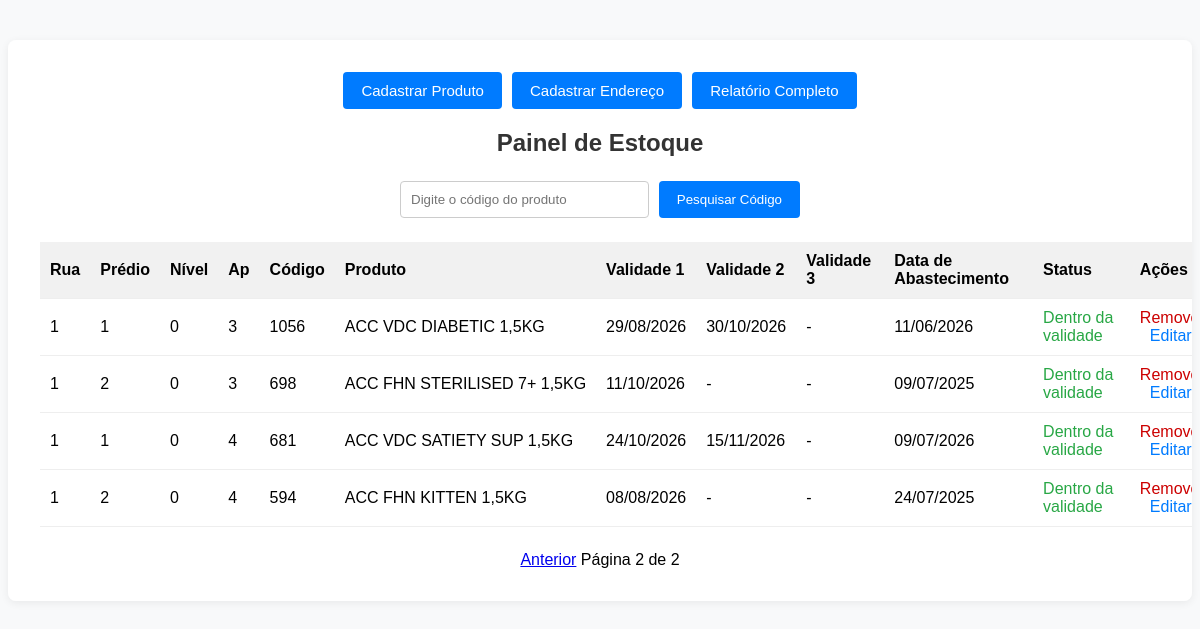
Page /?page=2 (signed in) on the committed database.
### produtos/models.py (models this page shows, shortened)
class Estoque(models.Model):
    produto = models.ForeignKey(Produto, on_delete=models.CASCADE)
    local = models.ForeignKey(Armazenamento, on_delete=models.CASCADE)
    data_armazenado = models.DateField()

class Armazenamento(models.Model):
    rua = models.CharField(max_length=50)
    predio = models.CharField(max_length=50)
    nivel = models.CharField(max_length=10)
    ap = models.CharField(max_length=10)
    livre = models.BooleanField(default=True)

class Produto(models.Model):
    nome = models.CharField(max_length=100)
    codigo = models.CharField(max_length=50, unique=True)
    peso = models.CharField(max_length=50)

class Lote(models.Model):
    produto = models.ForeignKey(Produto, on_delete=models.CASCADE, related_name='lotes')
    validade = models.DateField()
    quantidade = models.PositiveIntegerField(default=1)
    data_fabricacao = models.DateField(null=True, blank=True)
    numero_lote = models.CharField(max_length=50, blank=True, null=True)
    class Meta:
        unique_together = ('produto', 'validade', 'numero_lote')

### produtos/views.py (the view)
# urls.py: path('', painel, name='painel'),
@login_required
def painel(request):
    busca_codigo = request.GET.get('busca-codigo', '')
    busca = request.GET.get('busca', '')
    resultado_busca = None
    dados = Estoque.objects.select_related('produto', 'local').order_by('local__ap')
    if busca:
        dados = dados.filter(
            Q(produto__nome__icontains=busca) |
            Q(produto__codigo__icontains=busca)
        )
    if busca_codigo:
        try:
            produto = Produto.objects.get(codigo=busca_codigo)
            resultado_busca = produto
        except Produto.DoesNotExist:
            resultado_busca = 'not_found'
    today = date.today()
    hoje_mais_30 = today + timedelta(days=30)
    agrupados = {}
    for item in dados:
        chave = (item.produto.id, item.local.id)
        if chave not in agrupados or item.data_armazenado > agrupados[chave].data_armazenado:
            agrupados[chave] = item
    agrupados_lista = list(agrupados.values())
    paginator = Paginator(agrupados_lista, 10)
    page_number = request.GET.get('page')
    page_obj = paginator.get_page(page_number)
    return render(request, 'produtos/painel.html', {
        'page_obj': page_obj,
        'busca': busca,
        'busca_codigo': busca_codigo,
        'resultado_busca': resultado_busca,
        'today': today,
        'hoje_mais_30': hoje_mais_30
    })

### produtos/templates/produtos/painel.html (shortened to what this page needs)
<!DOCTYPE html>
<html lang="pt-br">
<head>
</head>
<body>
    <div class="container">
        <div class="top-bar">
            <a href="{% url 'cadastrar_produto' %}">Cadastrar Produto</a>
            <a href="{% url 'cadastrar_enderecos' %}">Cadastrar Endereço</a>
            <a href="{% url 'relatorio_completo' %}">Relatório Completo</a>
        </div>
        <h2>Painel de Estoque</h2>
        <form method="get"
            style="margin: 0 auto 24px auto; max-width: 400px; display: flex; gap: 10px; justify-content: center;">
            <input type="text" name="busca-codigo" placeholder="Digite o código do produto" value="{{ busca_codigo }}"
                style="flex:1; padding: 10px; border-radius: 4px; border: 1px solid #ccc;">
            <button type="submit"
                style="padding: 10px 18px; border-radius: 4px; background: #007bff; color: #fff; border: none;">Pesquisar
                Código</button>
        </form>
        <table>
            <thead>
                <tr>
                    <th>Rua</th>
                    <th>Prédio</th>
                    <th>Nível</th>
                    <th>Ap</th>
                    <th>Código</th>
                    <th>Produto</th>
                    <th>Validade 1</th>
                    <th>Validade 2</th>
                    <th>Validade 3</th>
                    <th>Data de Abastecimento</th>
                    <th>Status</th>
                    <th>Ações</th>
                </tr>
            </thead>
            <tbody>
                {% for item in page_obj %}
                {% with lotes=item.produto.lotes.all|dictsort:"validade" %}
                <tr>
                    <td>{{ item.local.rua }}</td>
                    <td>{{ item.local.predio }}</td>
                    <td>{{ item.local.nivel }}</td>
                    <td>{{ item.local.ap }}</td>
                    <td>{{ item.produto.codigo }}</td>
                    <td class="nowrap">{{ item.produto.nome }}</td>
                    <td>
                        {% if lotes|length > 0 %}
                            {{ lotes.0.validade|date:"d/m/Y" }}
                        {% else %}
                            -
                        {% endif %}
                    </td>
                    <td>
                        {% if lotes|length > 1 %}
                            {{ lotes.1.validade|date:"d/m/Y" }}
                        {% else %}
                            -
                        {% endif %}
                    </td>
                    <td>
                        {% if lotes|length > 2 %}
                            {{ lotes.2.validade|date:"d/m/Y" }}
                        {% else %}
                            -
                        {% endif %}
                    </td>
                    <td>{{ item.data_armazenado|date:"d/m/Y" }}</td>
                    <td>
                        {% if lotes and lotes.0.validade <= today %}
                            <span class="vencido" style="color:#c00;font-weight:bold;">Vencido</span>
                        {% elif lotes and lotes.0.validade <= hoje_mais_30 %}
                            <span style="color:#bfa900;font-weight:bold;">Próximo do vencimento</span>
                        {% else %}
                            <span class="ok">Dentro da validade</span>
                        {% endif %}
                    </td>
                    <td class="actions">
                        <a href="{% url 'remover_produto' item.id %}"
                            onclick="return confirm('Remover este produto do estoque?')">Remover</a>
                        {% if lotes|length > 0 %}
                            <a href="{% url 'editar_lote' lotes.0.id %}" style="color:#007bff; margin-left:10px;">Editar</a>
                        {% endif %}
                    </td>
                </tr>
                {% endwith %}
                {% empty %}
                <tr>
                    <td colspan="12" style="text-align:center;">Nenhum produto armazenado.</td>
                </tr>
                {% endfor %}
            </tbody>
        </table>
        <div class="pagination">
            {% if page_obj.has_previous %}
            <a href="?page={{ page_obj.previous_page_number }}{% if busca %}&busca={{ busca }}{% endif %}">Anterior</a>
            {% endif %}
            <span>Página {{ page_obj.number }} de {{ page_obj.paginator.num_pages }}</span>
        </div>
    </div>
</body>
</html>

### produtos/templates/produtos/painel.html (style rules this page uses)
body { font-family: Arial, sans-serif; background: #f8f9fa; }
.container { max-width: 1300px; margin: 40px auto; background: #fff; padding: 32px; border-radius: 8px; box-shadow: 0 2px 8px #0001; overflow-x: auto; }
h2 { color: #333; margin-bottom: 24px; text-align: center; }
table { width: 100%; border-collapse: collapse; margin-bottom: 24px; min-width: 1200px; }
th, td { padding: 10px; border-bottom: 1px solid #eee; text-align: left; }
th { background: #f1f1f1; }
.top-bar { margin-bottom: 20px; display: flex; gap: 10px; flex-wrap: wrap; justify-content: center; }
.top-bar a, .top-bar button { background: #007bff; color: #fff; text-decoration: none; padding: 10px 18px; border-radius: 4px; border: none; font-size: 15px; transition: background 0.2s; cursor: pointer; }
.actions a { color: #c00; text-decoration: none; margin-right: 10px; }
.ok { color: #28a745; }
.nowrap { white-space: nowrap; }
.pagination { text-align: center; margin-top: 20px; }

### rows in the picture
Estoque: local.rua "1", local.predio "1", local.nivel "0", local.ap "3", produto.codigo "1056", produto.nome "ACC VDC DIABETIC 1,5KG", produto.lotes.0.validade "29/08/2026", produto.lotes.1.validade "30/10/2026", data_armazenado "11/06/2026"
Estoque: local.rua "1", local.predio "2", local.nivel "0", local.ap "3", produto.codigo "698", produto.nome "ACC FHN STERILISED 7+ 1,5KG", produto.lotes.0.validade "11/10/2026", data_armazenado "09/07/2025"
Estoque: local.rua "1", local.predio "1", local.nivel "0", local.ap "4", produto.codigo "681", produto.nome "ACC VDC SATIETY SUP 1,5KG", produto.lotes.0.validade "24/10/2026", produto.lotes.1.validade "15/11/2026", data_armazenado "09/07/2026"
Estoque: local.rua "1", local.predio "2", local.nivel "0", local.ap "4", produto.codigo "594", produto.nome "ACC FHN KITTEN 1,5KG", produto.lotes.0.validade "08/08/2026", data_armazenado "24/07/2025"

### other values in the picture
{{ page_obj.number }} "2"
{{ page_obj.paginator.num_pages }} "2"
